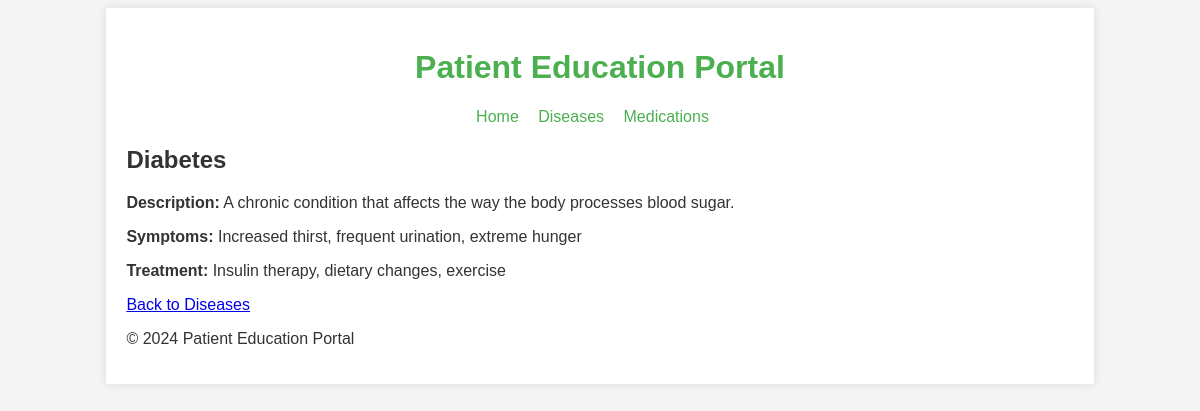
Page /disease/1 on the committed database.
### tables this page shows
CREATE TABLE diseases (
            id INTEGER PRIMARY KEY AUTOINCREMENT,
            name TEXT NOT NULL,
            description TEXT NOT NULL,
            symptoms TEXT NOT NULL,
            treatment TEXT NOT NULL
        );

### app.py (the view)
@app.route('/disease/<int:disease_id>')
def disease(disease_id):
    conn = sqlite3.connect('database.db')
    cursor = conn.cursor()
    cursor.execute('SELECT * FROM diseases WHERE id = ?', (disease_id,))
    disease = cursor.fetchone()
    conn.close()
    return render_template('disease.html', disease=disease)

### templates/disease.html (shortened to what this page needs)
{% extends "base.html" %}
{% block content %}
    <h2>{{ disease[1] }}</h2>
    <p><strong>Description:</strong> {{ disease[2] }}</p>
    <p><strong>Symptoms:</strong> {{ disease[3] }}</p>
    <p><strong>Treatment:</strong> {{ disease[4] }}</p>
    <a href="{{ url_for('diseases') }}">Back to Diseases</a>
{% endblock %}

### static/css/style.css (style rules this page uses)
body { font-family: Arial, sans-serif; background-color: #f4f4f4; color: #333; }

### rows in the picture
diseases: name "Diabetes", description "A chronic condition that affects the way the body processes blood sugar.", symptoms "Increased thirst, frequent urination, extreme hunger", treatment "Insulin therapy, dietary changes, exercise"
